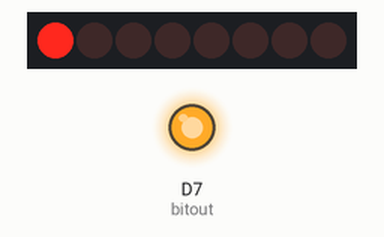
This sketch was run on a simulated ESP8266 (NodeMCU). Shown: 8 shift-register outputs drawn as a row of LEDs (first output left, lit = HIGH), output pins drawn as LEDs (lit = HIGH). Wiring (inferred from the names in the program): shift register (74HC595): data GPIO 1; shift clock GPIO 3; latch D8. Wiring (inferred from the signals the program sends): row of LEDs: on Q0, Q1, Q2, Q3, Q4, Q5, Q6, Q7. Pins used as bus, display or sensor lines are not drawn.

Above: at 0.2 s.
At 1.2 s:
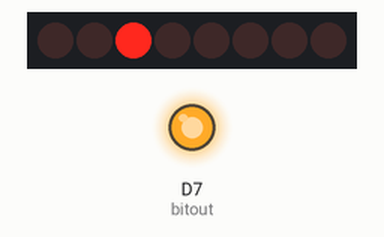
At 1.7 s:
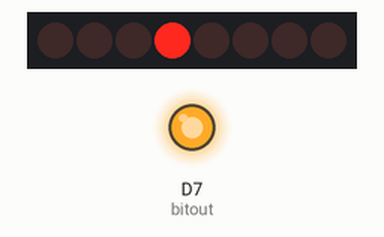
At 3.2 s:
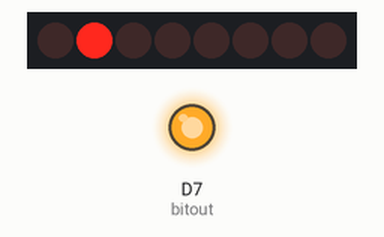
At 4.7 s:
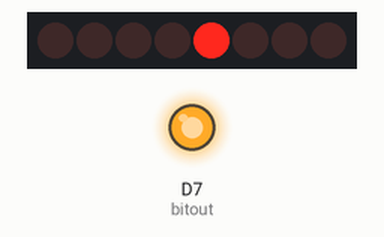
Timing chart, 0 to 5.8 s (numbered marks = the images above):
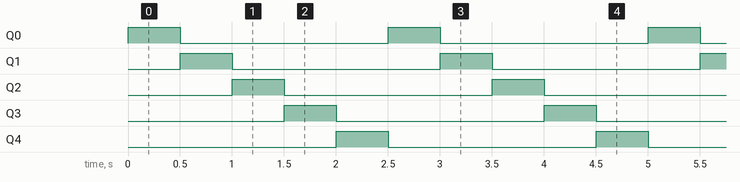

The sketch:

LatchTest.ino
```cpp
int latchPin = D8; // ST_CP
int clockPin = D9; // SH_CP
int dataPin = D10; // DS
int bitout = D7; // DS

int num[] = { 0x01, 0x02, 0x04, 0x08 ,0x10};

void setup() {
  pinMode(latchPin, OUTPUT);
  pinMode(clockPin, OUTPUT);
  pinMode(dataPin, OUTPUT);
  pinMode(bitout, OUTPUT);

  digitalWrite(latchPin, HIGH);
  digitalWrite(bitout, HIGH);
}

void loop() {
  for (int i=0;i<5;i++) {
    DataOut(num[i]);
    delay(500);
  }
}

void DataOut(byte data) {
  digitalWrite(latchPin, LOW);
  shiftOut(dataPin, clockPin, MSBFIRST, data);
  digitalWrite(latchPin, HIGH);
}
```

Measured:
- by itself, Q0–4: alternates HIGH for 0.50 s and LOW for 2.0 s
- by itself, everything shown: repeats every 2.5 s, in 5 steps
